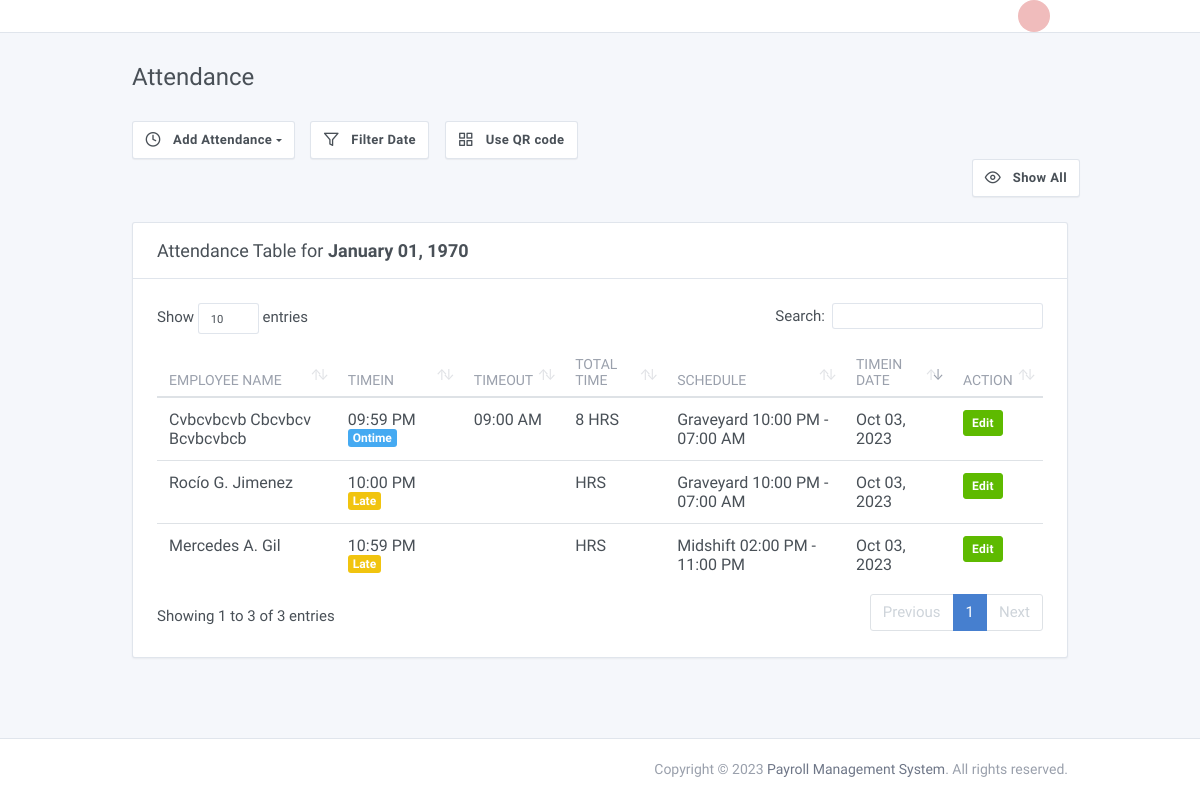
The app's page /admin/attendance.php (signed in) with its own data.
### tables this page shows
CREATE TABLE `attendance` (
  `id` int(11) NOT NULL,
  `employee_id` int(11) DEFAULT NULL,
  `attendance_id` varchar(45) DEFAULT NULL,
  `date` varchar(45) DEFAULT NULL,
  `time_in_morning` varchar(45) DEFAULT NULL,
  `time_out_morning` varchar(45) DEFAULT NULL,
  `time_in_afternoon` varchar(45) DEFAULT NULL,
  `time_out_afternoon` varchar(45) DEFAULT NULL,
  `time_in_graveyard` varchar(45) DEFAULT NULL,
  `time_out_graveyard` varchar(45) DEFAULT NULL,
  `status_morning` int(11) DEFAULT NULL,
  `status_afternoon` int(11) DEFAULT NULL,
  `status_graveyard` int(11) DEFAULT NULL,
  `num_hr_morning` double DEFAULT NULL,
  `num_hr_afternoon` double DEFAULT NULL,
  `num_hr_graveyard` double DEFAULT NULL,
  `month` varchar(45) DEFAULT NULL,
  `year` varchar(45) DEFAULT NULL
);

CREATE TABLE `employees` (
  `id` int(11) NOT NULL,
  `employee_id` varchar(45) DEFAULT NULL,
  `position_id` int(11) DEFAULT NULL,
  `schedule_id` int(11) DEFAULT NULL,
  `created_on` varchar(45) DEFAULT NULL,
  `photo` longtext DEFAULT NULL,
  `fullname` varchar(45) DEFAULT NULL,
  `address` varchar(45) DEFAULT NULL,
  `email` varchar(45) DEFAULT NULL,
  `phonenumber` varchar(45) DEFAULT NULL,
  `birthdate` varchar(45) DEFAULT NULL,
  `sex` varchar(45) DEFAULT NULL,
  `position` varchar(45) DEFAULT NULL,
  `civil_status` varchar(45) DEFAULT NULL,
  `citizenship` varchar(45) DEFAULT NULL,
  `height` int(11) DEFAULT NULL,
  `weight` int(11) DEFAULT NULL,
  `religion` varchar(45) DEFAULT NULL,
  `spouse` varchar(45) DEFAULT NULL,
  `spouse_occupation` varchar(45) DEFAULT NULL,
  `father` varchar(45) DEFAULT NULL,
  `father_occupation` varchar(45) DEFAULT NULL,
  `mother` varchar(45) DEFAULT NULL,
  `mother_occupation` varchar(45) DEFAULT NULL,
  `parent_address` varchar(45) DEFAULT NULL,
  `emergency_name` varchar(45) DEFAULT NULL,
  `emergency_contact` varchar(45) DEFAULT NULL,
  `project_name` varchar(45) DEFAULT NULL,
  `site_location` varchar(45) DEFAULT NULL
);

CREATE TABLE `schedules` (
  `id` int(11) NOT NULL,
  `schedule_id` varchar(45) DEFAULT NULL,
  `time_in_morning` varchar(45) DEFAULT NULL,
  `time_out_morning` varchar(45) DEFAULT NULL,
  `time_in_afternoon` varchar(45) DEFAULT NULL,
  `time_out_afternoon` varchar(45) DEFAULT NULL,
  `time_in_graveyard` varchar(45) DEFAULT NULL,
  `time_out_graveyard` varchar(45) DEFAULT NULL
);

### admin/modals/modal_add_attendance.php (called while the page is built, shortened)
<?php
$today = '';
$queryYesterday = "SELECT *, employees.employee_id AS empid, attendance.id AS attid FROM attendance LEFT JOIN employees ON employees.id=attendance.employee_id WHERE attendance.date = DATE_SUB(CURDATE(), INTERVAL 1 DAY ) AND attendance.time_in_graveyard IS NOT NULL ORDER BY attendance.id DESC LIMIT 1;";
$queryResYest = mysqli_query($connection, $queryYesterday);
$roy = mysqli_fetch_assoc($queryResYest);
$queryToday = "SELECT *, employees.employee_id AS empid, attendance.id AS attid FROM attendance LEFT JOIN employees ON employees.id=attendance.employee_id WHERE attendance.date='$today'AND attendance.time_in_graveyard IS NOT NULL;";
$queryResTod = mysqli_query($connection, $queryToday);
$rot = mysqli_fetch_assoc($queryResTod);
if (isset($roy['time_in_graveyard']) || isset($rot['time_in_graveyard'])) {
  $queryPos = "SELECT *, employees.employee_id AS empid, attendance.id AS attid FROM attendance LEFT JOIN employees ON employees.id=attendance.employee_id WHERE attendance.date='$today' OR attendance.time_in_graveyard IS NOT NULL ORDER BY attendance.id DESC LIMIT 1;";
  $queryRes = mysqli_query($connection, $queryPos);
  $ro = mysqli_fetch_assoc($queryRes);
  $dtYesterday = date('Y-m-d', strtotime('-1 days'));
  $dtToday = date('Y-m-d');
  $dtToday1 = $ro['date'];
  if ($dtYesterday == $dtToday1 || $dtToday == $dtToday1) {
    $queryPosition = "SELECT *, employees.employee_id AS empid, attendance.id AS attid FROM attendance LEFT JOIN employees ON employees.id=attendance.employee_id WHERE attendance.date='$today' OR attendance.date = DATE_SUB(CURDATE(),INTERVAL 1 DAY);";
    $queryResult = mysqli_query($connection, $queryPosition);
  } else {
    $queryPosition = "SELECT *, employees.employee_id AS empid, attendance.id AS attid FROM attendance LEFT JOIN employees ON employees.id=attendance.employee_id WHERE attendance.date='$today';";
    $queryResult = mysqli_query($connection, $queryPosition);
  }
} else {
  $queryPosition = "SELECT *, employees.employee_id AS empid, attendance.id AS attid FROM attendance LEFT JOIN employees ON employees.id=attendance.employee_id WHERE attendance.date='$today';";
  $queryResult = mysqli_query($connection, $queryPosition);
}
?>

### admin/session/Global.php (called while the page is built, shortened)
<?php
 class Controller{
	public function SQLConnection(){
		$connection = array("server" => "localhost", "user" => "root", "password" => "", "database" => "payroll");
		$connections = mysqli_connect($connection["server"], $connection["user"], $connection["password"], $connection["database"]);
		return $connections;
	}
}

### admin/attendance.php (the view, shortened to what this page needs)
<?php
require_once('includes/script.php');
$today = '';
?>
<!doctype html>
<html lang="en" dir="ltr">
<head>
</head>
<body>
  <div class="page" id="app">
    <div class="page-main">
      <div class="header collapse d-lg-flex p-0" id="headerMenuCollapse">
        <div class="container">
          <div class="row align-items-center">
            <div class="d-flex">
              <?php require_once('includes/header.php') ?>
              <?php require_once('includes/bower_css.php') ?>
            </div>
            <div class="col-lg order-lg-first">
              <?php require_once('includes/subheader.php') ?>
            </div>
          </div>
        </div>
      </div>
      <div class="my-3 my-md-5">
        <div class="container">
          <div class="page-header">
            <h1 class="page-title">
              Attendance
            </h1>
          </div>
          <div class="row row-cards">
            <div style="padding-left: 12px; padding-bottom: 25px;">
              <div class="dropdown  ">
                <button type="button" class="btn btn-secondary dropdown-toggle" data-toggle="dropdown">
                  <i style="padding-top: 10px;" class="fe fe-clock mr-2"></i> Add Attendance</button>
              </div>
              <div style="padding-left: 12px;" class="dropdown  ">
                <button type="button" data-toggle="modal" data-target="#modal-filter-attendance" class="btn btn-secondary">
                  <i style="padding-top: 10px;" class="fe fe-filter mr-2"></i> Filter Date</button>
              </div>
              <div style="padding-left: 12px;" class="dropdown  ">
                <a target="_blank" href="../index.php"><button type="button" class="btn btn-secondary">
                    <i style="padding-top: 10px;" class="fe fe-grid mr-2"></i> Use QR code</button></a>
              </div>
              <div style="padding-left: 420px; float: right" class="dropdown ">
                <button data-toggle="modal" data-target="#modal-show-attendance" type="button" class="btn btn-secondary ">
                  <i style="padding-top: 10px;" class="fe fe-eye mr-2"></i> Show All</button>
              </div>
            </div>
            <div class="col-12">
              <div class="card">
                <div class="card-header py-3">
                  <h3 class="card-title">Attendance Table for <b><?php echo date('F d, Y', strtotime($today)) ?></b></h3>
                </div>
                <?php require_once('modals/modal_add_attendance.php') ?>
                <div class="card-body">
                  <div class="table-responsive">
                    <table class="table table-hover" id="attndTable" cellspacing="5">
                      <thead>
                        <tr>
                          <th>Employee name</th>
                          <th>Timein</th>
                          <th>Timeout</th>
                          <th>Total Time</th>
                          <th>Schedule</th>
                          <th>Timein date</th>
                          <th>action</th>
                        </tr>
                      </thead>
                      <tbody>
                        <?php
                        while ($row = mysqli_fetch_assoc($queryResult)) {
                          $sched_id = $row['schedule_id'];
                          $statusMorning = ($row['status_morning']) ? '&nbsp&nbsp<span class="badge badge-info">Ontime</span>' : '&nbsp&nbsp<span class="badge badge-warning">Late</span>';
                          $statusAfternoon = ($row['status_afternoon']) ? '&nbsp&nbsp<span class="badge badge-info">Ontime</span>' : '&nbsp&nbsp<span class="badge badge-warning">Late</span>';
                          $statusGraveyard = ($row['status_graveyard']) ? '&nbsp&nbsp<span class="badge badge-info">Ontime</span>' : '&nbsp&nbsp<span class="badge badge-warning">Late</span>';
                        ?>
                          <tr>
                            <td><a class="text-inherit"><?php echo $row['fullname'] ?></a></td>
                            <td class=""><?php
                                          if (isset($row['time_in_morning'])) {
                                            echo date('h:i A', strtotime($row['time_in_morning']));
                                            echo $statusMorning;
                                          } else if (isset($row['time_in_afternoon'])) {
                                            echo date('h:i A', strtotime($row['time_in_afternoon']));
                                            echo $statusAfternoon;
                                          } else if (isset($row['time_in_graveyard'])) {
                                            echo date('h:i A', strtotime($row['time_in_graveyard']));
                                            echo $statusGraveyard;
                                          } else {
                                            echo "";
                                          } ?>
                            </td>
                            <td><a class="text-inherit"><?php
                                                        if (isset($row['time_out_morning'])) {
                                                          echo  date('h:i A', strtotime($row['time_out_morning']));
                                                        } else if (isset($row['time_out_afternoon'])) {
                                                          echo date('h:i A', strtotime($row['time_out_afternoon']));
                                                        } else if (isset($row['time_out_graveyard'])) {
                                                          echo date('h:i A', strtotime($row['time_out_graveyard']));
                                                        } else {
                                                          echo "";
                                                        }
                                                        ?></a></td>
                            <td class="text"><?php
                                              if (isset($row['num_hr_morning'])) {
                                                echo round($row['num_hr_morning'], 2);
                                              } else if (isset($row['num_hr_afternoon'])) {
                                                echo round($row['num_hr_afternoon'], 2);
                                              } else if (isset($row['num_hr_graveyard'])) {
                                                echo round($row['num_hr_graveyard'], 2);
                                              } else {
                                                echo "";
                                              }
                                              ?> HRS</td>
                            <td class="text"><?php
                                              $queryPosition1 = "SELECT * FROM schedules WHERE id = $sched_id";
                                              $queryResult1 = mysqli_query($connection, $queryPosition1);
                                              while ($row3 = mysqli_fetch_assoc($queryResult1)) {
                                                if (isset($row3['time_in_morning'])) {
                                                  echo "Morning " . date('H:i A', strtotime($row3['time_in_morning'])) . " - " . date("h:i A", strtotime($row3['time_out_morning']));
                                                } else if (isset($row3['time_in_afternoon'])) {
                                                  echo "Midshift " . date("h:i A", strtotime($row3['time_in_afternoon'])) . " - " . date("h:i A", strtotime($row3['time_out_afternoon']));
                                                } else if (isset($row3['time_in_graveyard'])) {
                                                  echo "Graveyard " . date("h:i A", strtotime($row3['time_in_graveyard']))  . " - " . date("h:i A", strtotime($row3['time_out_graveyard']));
                                                }
                                              }
                                              ?> </td>
                            <td><a class="text-inherit"><?php echo date('M d, Y', strtotime($row['date'])) ?></a></td>
                            <td>
                              <button class="btn btn-success btn-sm " data-toggle="modal" data-target="#edit-time-<?php echo $row['attendance_id'] ?>">Edit</i></button>
                            </td>
                          </tr>
                        <?php } ?>
                      </tbody>
                    </table>
                  </div>
                </div>
              </div>
            </div>
          </div>
        </div>
      </div>
    </div>
    <?php require_once('includes/footer.php') ?>
  </div>
  <?php require_once('includes/bower.php') ?>
</body>
</html>

### records on screen
attendance: employee.fullname "Cvbcvbcvb Cbcvbcv Bcvbcvbcb", time_in_graveyard "09:59 PM", status_graveyard "Ontime", time_out_graveyard "09:00 AM", num_hr_graveyard "8", date "Oct 03, 2023"
schedules: time_in_graveyard "10:00 PM", time_out_graveyard "07:00 AM"
attendance: employee.fullname "Rocío G. Jimenez", time_in_graveyard "10:00 PM", status_graveyard "Late", date "Oct 03, 2023"
attendance: employee.fullname "Mercedes A. Gil", time_in_afternoon "10:59 PM", status_afternoon "Late", date "Oct 03, 2023"
schedules: time_in_afternoon "02:00 PM", time_out_afternoon "11:00 PM"

### other values on screen
date('F d, Y', strtotime($today)) "January 01, 1970"
